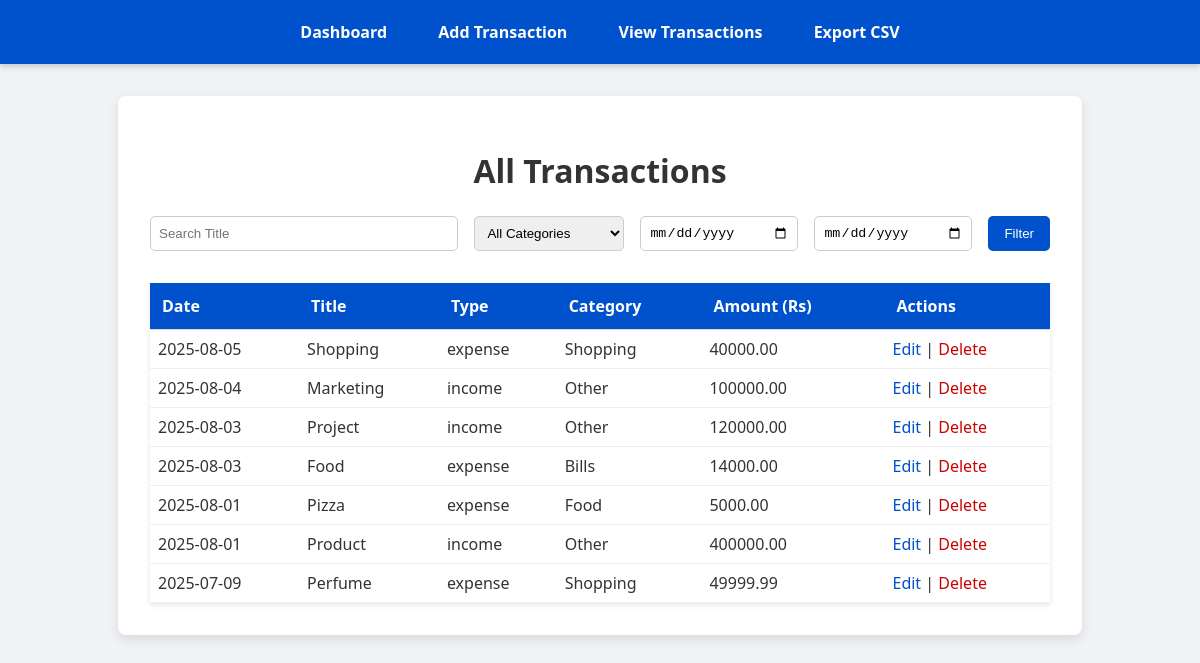
Page /transactions on the committed database.
### tables this page shows
CREATE TABLE transactions (
                        id INTEGER PRIMARY KEY AUTOINCREMENT,
                        title TEXT NOT NULL,
                        amount REAL NOT NULL,
                        type TEXT NOT NULL,
                        category TEXT NOT NULL,
                        date TEXT NOT NULL);

### app.py (the view)
@app.route('/transactions')
def view_transactions():
    with sqlite3.connect('database.db') as con:
        cur = con.cursor()
        cur.execute("SELECT * FROM transactions ORDER BY date DESC")
        rows = cur.fetchall()
    return render_template('view.html', transactions=rows)

### templates/view.html (shortened to what this page needs)
{% extends "base.html" %}
{% block content %}
<h1 style="text-align: center; margin-bottom: 1.5rem;">All Transactions</h1>
<form method="GET" style="max-width: 900px; margin: 0 auto 2rem; display: flex; flex-wrap: wrap; gap: 1rem; justify-content: center;">
  <input type="text" name="search" placeholder="Search Title" value="{{ search_query }}"
         style="padding: 0.5rem; border-radius: 5px; border: 1px solid #ccc; flex: 1; min-width: 150px;" />
  <select name="category" style="padding: 0.5rem; border-radius: 5px; border: 1px solid #ccc; min-width: 150px;">
    <option value="">All Categories</option>
  </select>
  <input type="date" name="date_from" value="{{ date_from }}"
         style="padding: 0.5rem; border-radius: 5px; border: 1px solid #ccc; min-width: 140px;" />
  <input type="date" name="date_to" value="{{ date_to }}"
         style="padding: 0.5rem; border-radius: 5px; border: 1px solid #ccc; min-width: 140px;" />
  <button type="submit"
          style="padding: 0.6rem 1rem; background: #0052cc; border: none; color: white; border-radius: 5px; cursor: pointer;">
    Filter
  </button>
</form>
<table style="width: 100%; border-collapse: collapse; background: white; box-shadow: 0 2px 6px rgba(0,0,0,0.1);">
  <thead>
    <tr style="background: #0052cc; color: white;">
      <th style="padding: 0.75rem; border-bottom: 1px solid #ddd; text-align: left;">Date</th>
      <th style="padding: 0.75rem; border-bottom: 1px solid #ddd; text-align: left;">Title</th>
      <th style="padding: 0.75rem; border-bottom: 1px solid #ddd; text-align: left;">Type</th>
      <th style="padding: 0.75rem; border-bottom: 1px solid #ddd; text-align: left;">Category</th>
      <th style="padding: 0.75rem; border-bottom: 1px solid #ddd; text-align: left;">Amount (Rs)</th>
      <th style="padding: 0.75rem; border-bottom: 1px solid #ddd; text-align: left;">Actions</th>
    </tr>
  </thead>
  <tbody>
    {% for t in transactions %}
    <tr>
      <td style="padding: 0.5rem; border-bottom: 1px solid #eee;">{{ t[5] }}</td>
      <td style="padding: 0.5rem; border-bottom: 1px solid #eee;">{{ t[1] }}</td>
      <td style="padding: 0.5rem; border-bottom: 1px solid #eee;">{{ t[3] }}</td>
      <td style="padding: 0.5rem; border-bottom: 1px solid #eee;">{{ t[4] }}</td>
      <td style="padding: 0.5rem; border-bottom: 1px solid #eee;">{{ "%.2f"|format(t[2]) }}</td>
      <td style="padding: 0.5rem; border-bottom: 1px solid #eee;">
        <a href="/edit/{{ t[0] }}" style="color: #0052cc; text-decoration: none;">Edit</a> |
        <a href="/delete/{{ t[0] }}" onclick="return confirm('Are you sure to delete this?')" style="color: #cc0000; text-decoration: none;">Delete</a>
      </td>
    </tr>
    {% else %}
    <tr>
      <td colspan="6" style="text-align:center; padding: 1rem;">No transactions found.</td>
    </tr>
    {% endfor %}
  </tbody>
</table>
{% endblock %}

### templates/base.html (style rules this page uses)
body { font-family: 'Segoe UI', Tahoma, Geneva, Verdana, sans-serif; background-color: #f0f2f5; margin: 0; padding: 0; min-height: 100vh; color: #333; }

### rows in the picture
transactions: date "2025-08-05", title "Shopping", type "expense", category "Shopping", amount "40000.00"
transactions: date "2025-08-04", title "Marketing", type "income", category "Other", amount "100000.00"
transactions: date "2025-08-03", title "Project", type "income", category "Other", amount "120000.00"
transactions: date "2025-08-03", title "Food", type "expense", category "Bills", amount "14000.00"
transactions: date "2025-08-01", title "Pizza", type "expense", category "Food", amount "5000.00"
transactions: date "2025-08-01", title "Product", type "income", category "Other", amount "400000.00"
transactions: date "2025-07-09", title "Perfume", type "expense", category "Shopping", amount "49999.99"
